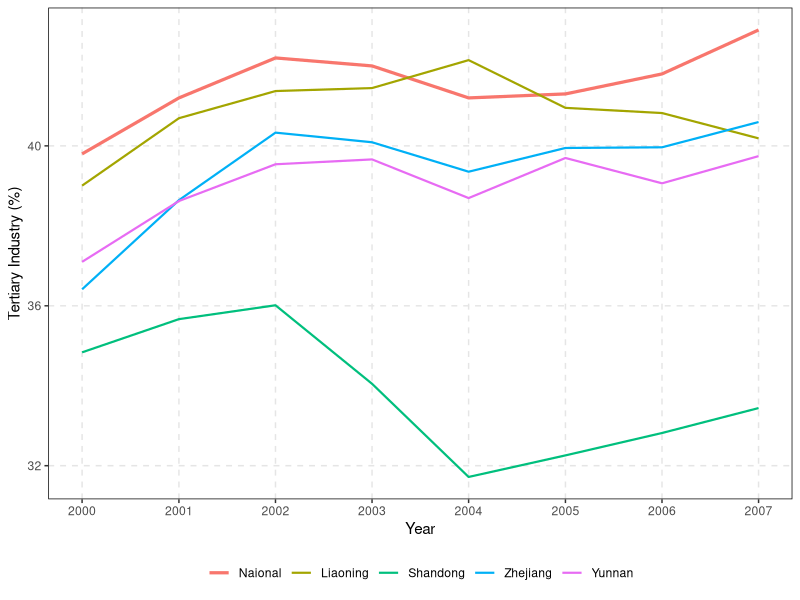

Reproduce this figure in R.
library(readxl)
library(ggplot2)

gg_color_hue <- function(n) {
    hues = seq(15, 375, length = n + 1)
    hcl(h = hues, l = 65, c = 100)[1:n]
}

D <- read_excel("service_ratio_plot.xlsx")
D$Year <- seq.Date(as.Date("2000/1/1"), as.Date("2007/1/1"), "year")

name_vec <- colnames(D)[-1]
col_vec <- gg_color_hue(5)
df_plot <- reshape2::melt(D, id = "Year")

pic <- ggplot(data = df_plot) + 
    geom_line(mapping = aes(
        x = Year,
        y = value * 100,
        color = variable,
        size = variable
    )) +
    scale_colour_manual(breaks = name_vec,
                        values = col_vec,
                        labels = name_vec) +
    scale_size_manual(breaks = name_vec,
                      values = c(1.1, rep(0.75, 4)),
                      labels = name_vec) +
    scale_x_date(breaks = D$Year, labels = as.character(lubridate::year(D$Year))) +
    labs(x = "Year", y = "Tertiary Industry (%)") +
    theme(
        panel.background =  element_blank(),
        panel.border = element_rect(
            linetype = 1,
            colour = "black",
            fill = NA
        ),
        panel.grid.major = element_line(linetype = 2, color = "grey90"),
        legend.title = element_blank(),
        legend.position = "bottom"
    )


